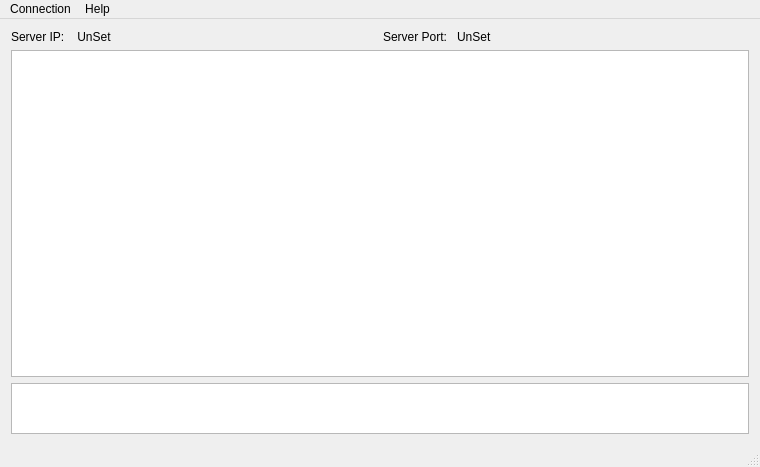
<?xml version="1.0" encoding="UTF-8"?>
<ui version="4.0">
 <class>K2Status</class>
 <widget class="QMainWindow" name="K2Status">
  <property name="geometry">
   <rect>
    <x>0</x>
    <y>0</y>
    <width>760</width>
    <height>467</height>
   </rect>
  </property>
  <property name="minimumSize">
   <size>
    <width>760</width>
    <height>467</height>
   </size>
  </property>
  <property name="windowTitle">
   <string>K2Status</string>
  </property>
  <widget class="QWidget" name="centralWidget">
   <layout class="QVBoxLayout" name="verticalLayout">
    <item>
     <layout class="QHBoxLayout" name="horizontalLayout">
      <item>
       <layout class="QFormLayout" name="formLayout_3">
        <property name="fieldGrowthPolicy">
         <enum>QFormLayout::AllNonFixedFieldsGrow</enum>
        </property>
        <item row="0" column="0">
         <widget class="QLabel" name="label_2">
          <property name="text">
           <string>Server IP: </string>
          </property>
         </widget>
        </item>
        <item row="0" column="1">
         <widget class="QLabel" name="ToIP_2">
          <property name="text">
           <string> UnSet</string>
          </property>
         </widget>
        </item>
       </layout>
      </item>
      <item>
       <layout class="QFormLayout" name="formLayout">
        <property name="fieldGrowthPolicy">
         <enum>QFormLayout::AllNonFixedFieldsGrow</enum>
        </property>
        <item row="0" column="0">
         <widget class="QLabel" name="label_3">
          <property name="text">
           <string>Server Port: </string>
          </property>
         </widget>
        </item>
        <item row="0" column="1">
         <widget class="QLabel" name="ToPort">
          <property name="text">
           <string>UnSet</string>
          </property>
         </widget>
        </item>
       </layout>
      </item>
     </layout>
    </item>
    <item>
     <widget class="QTableView" name="tableView">
      <property name="editTriggers">
       <set>QAbstractItemView::NoEditTriggers</set>
      </property>
     </widget>
    </item>
    <item>
     <widget class="QTextBrowser" name="textBrowser">
      <property name="maximumSize">
       <size>
        <width>16777215</width>
        <height>51</height>
       </size>
      </property>
     </widget>
    </item>
   </layout>
  </widget>
  <widget class="QMenuBar" name="menuBar">
   <property name="geometry">
    <rect>
     <x>0</x>
     <y>0</y>
     <width>760</width>
     <height>25</height>
    </rect>
   </property>
   <widget class="QMenu" name="menuConnection">
    <property name="title">
     <string>Connection</string>
    </property>
    <addaction name="separator"/>
    <addaction name="actionAdd_Connection"/>
    <addaction name="separator"/>
    <addaction name="actionQuit"/>
   </widget>
   <widget class="QMenu" name="menuHelp">
    <property name="title">
     <string>Help</string>
    </property>
    <addaction name="actionDebug_Mode"/>
   </widget>
   <addaction name="menuConnection"/>
   <addaction name="menuHelp"/>
  </widget>
  <widget class="QStatusBar" name="statusBar"/>
  <action name="actionAdd_Connection">
   <property name="text">
    <string>Add a Connection</string>
   </property>
  </action>
  <action name="actionQuit">
   <property name="text">
    <string>Quit</string>
   </property>
  </action>
  <action name="actionDebug_Mode">
   <property name="text">
    <string>Debug Mode</string>
   </property>
  </action>
 </widget>
 <layoutdefault spacing="6" margin="11"/>
 <resources/>
 <connections/>
</ui>
